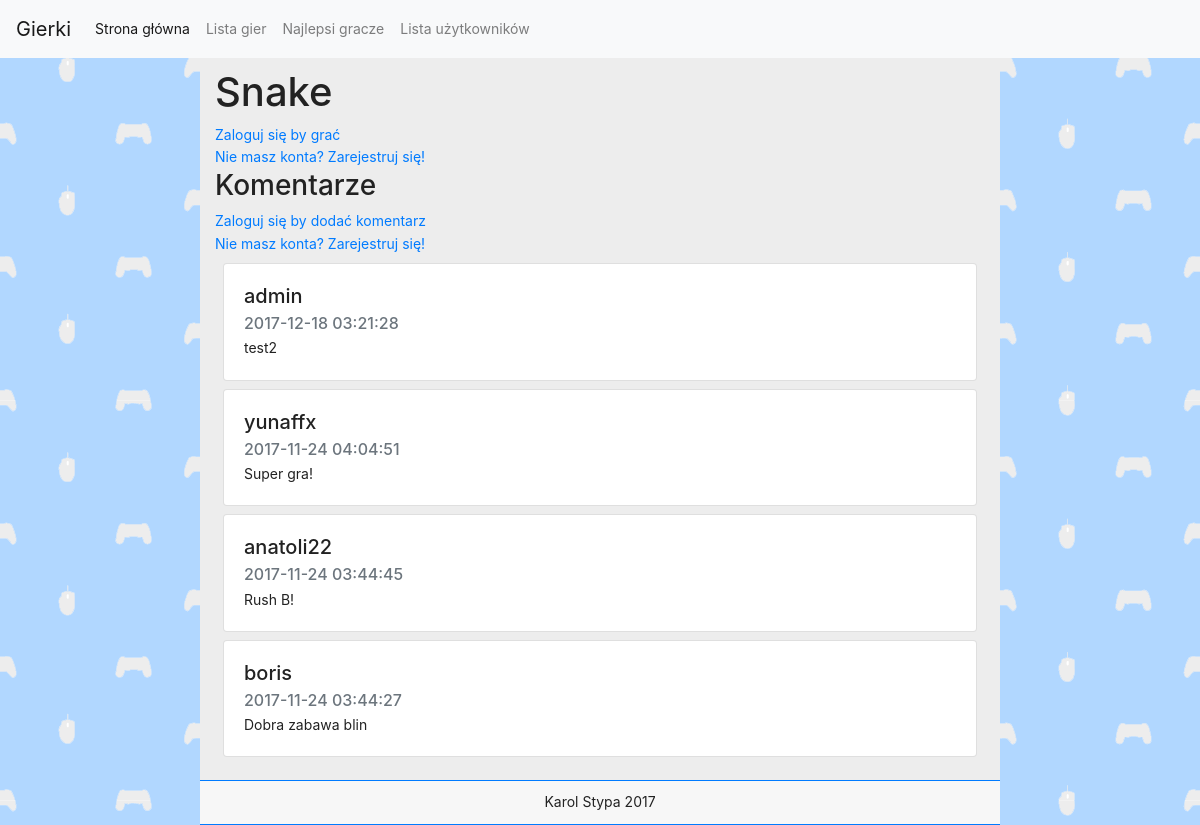
/game.php?id=1, run on the app's committed database.
### tables this page shows
CREATE TABLE `games` (
  `id` int(11) NOT NULL,
  `name` varchar(255) NOT NULL,
  `play_count` int(11) NOT NULL,
  `description` varchar(255) NOT NULL,
  `path` varchar(255) NOT NULL,
  `thumbnail` varchar(255) NOT NULL,
  `image1` varchar(255) NOT NULL,
  `image2` varchar(255) NOT NULL
);

CREATE TABLE `comments` (
  `id` int(11) NOT NULL,
  `game_id` int(11) NOT NULL,
  `user_id` int(11) NOT NULL,
  `timestamp` timestamp NOT NULL DEFAULT CURRENT_TIMESTAMP ON UPDATE CURRENT_TIMESTAMP,
  `text` text NOT NULL
);

CREATE TABLE `users` (
  `id` int(11) NOT NULL,
  `login` varchar(255) NOT NULL,
  `password` varchar(255) NOT NULL,
  `email` varchar(255) NOT NULL,
  `group_id` int(11) NOT NULL,
  `registered` int(11) NOT NULL,
  `last_login` int(11) NOT NULL,
  `ip` varchar(15) NOT NULL,
  `style` int(11) NOT NULL
);

### game.php (the view, shortened to what this page needs)
<?php
	if(!isset($_GET['id'])) {
		redirect('./gameslist.php');
	}
	else {
		$gidcheck = mysql_query("SELECT * FROM games WHERE id = ".$_GET['id']." limit 1;");
		while($row = mysql_fetch_assoc($gidcheck)){
			$gid = $_GET['id'];
			$game = $row['name'];
		}
	}
?>
<!DOCTYPE html>
<html>
	<head>
		<link rel="stylesheet" href="https://maxcdn.bootstrapcdn.com/bootstrap/4.0.0-beta.2/css/bootstrap.min.css">
		<link rel="stylesheet" href="./css/style.css">
	</head>
	<body>
		<?php include "navbar.php";
		?>
		<div class="container-fluid col-md-8 main">
			<h1><?php echo $game ?></h1>
			<?php
			if (!isset($_SESSION['loggedin'])){
					echo '<a href="./">Zaloguj się by grać</a>
					</br><a href="./register.php">Nie masz konta? Zarejestruj się!</a>
					';
			}
			?>
	      	<br>
		  	<?php
				if (!isset($_SESSION['loggedin'])){
						echo '<h3>Komentarze</h3>
						<a href="./">Zaloguj się by dodać komentarz</a>
						</br><a href="./register.php">Nie masz konta? Zarejestruj się!</a><br>';
				}
			$comments_query = "SELECT A.timestamp, A.text, B.login as username
			                  FROM comments A
			                  Join users B
			                  on B.id = A.user_id
			                  WHERE A.game_id = ".$gid."
			                  ORDER BY A.timestamp DESC";
			$com_result = mysql_query($comments_query);
			while($row = mysql_fetch_assoc($com_result)) {
				echo '<div class="card m-2" style="">
					  	<div class="card-body">
							<h5 class="card-title">'.$row['username'].'</h5>
							<h6 class="card-subtitle mb-1 text-muted">'.$row['timestamp'].'</h6>
						  	<p class="card-text">'.$row['text'].'</p>
					  	</div>
					</div>';
			}
			?>
	    </div>
  	</body>
</html>

### css/style.css (style rules this page uses)
body { font-size: 14px; line-height: 1.6; background-image: url(../img/bg.png); color: #222222; height: 100%; min-height: 100%; }
.main { padding-top: 10px; background-color: #EDEDED; padding-bottom: 15px; min-height: 100%; }
.footer { text-align: center; background-color: #F7F7F7!important; padding: 10px; border-top: 1px solid #007BFF; border-bottom: 1px solid #007BFF; }

### data on the page
games: name "Snake"
comments: user.login "admin", timestamp "2017-12-18 03:21:28", text "test2"
comments: user.login "yunaffx", timestamp "2017-11-24 04:04:51", text "Super gra!"
comments: user.login "anatoli22", timestamp "2017-11-24 03:44:45", text "Rush B!"
comments: user.login "boris", timestamp "2017-11-24 03:44:27", text "Dobra zabawa blin"
